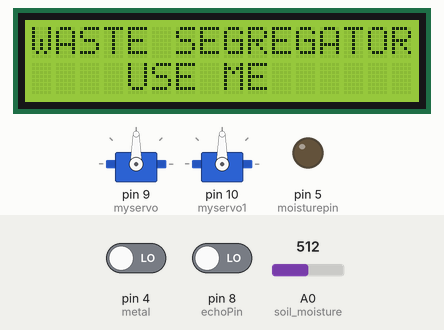
A sketch run on a simulated Arduino Uno, built with avr-gcc and run on an emulated ATmega328P. Shown: 2 × servo, 16×2 character LCD, output pins drawn as LEDs (lit = HIGH). Inputs (shaded band) come from the test bench; at power-on: pin 4 (metal) LOW, pin 8 (echoPin) LOW, A0 (soil_moisture) = 512. Pins used as bus, display or sensor lines are not drawn; what the sketch prints to the serial monitor is not drawn.

Above: at 1.2 s.
1.3 s: pin 4 (metal) driven HIGH
At 2.9 s:
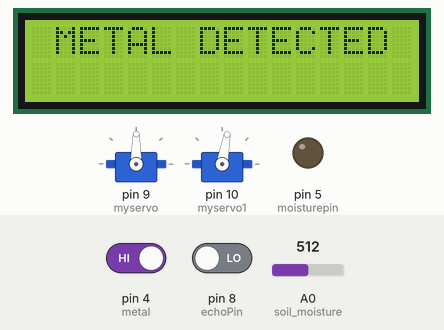
At 5.0 s:
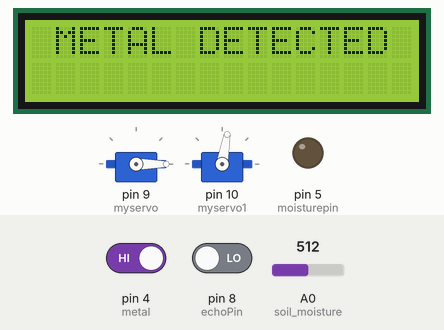
5.2 s: pin 4 (metal) driven LOW
At 21.3 s:
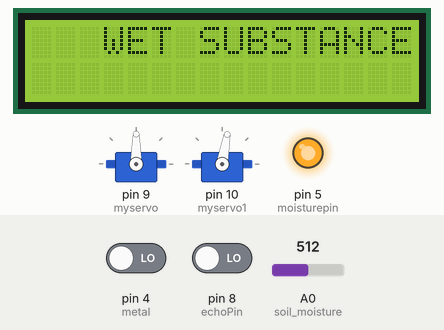
Timing chart, 0 to 24.8 s (numbered marks = the images above; inputs shaded):
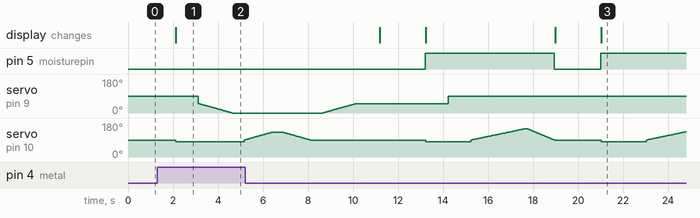

Measured:
- after the input at 1.3 s, pin 5 (moisturepin): stays LOW (without the input it goes to HIGH after 0.82 s); servo on pin 9 (myservo): moves from 90° to 0° over 1.5 s, starting after 1.8 s; the display: changes after 0.83 s (image 1)
- after the input at 5.2 s, pin 5 (moisturepin): LOW → HIGH after 8.0 s, → LOW 5.7 s later, → HIGH 2.1 s later; the display: first differs from a run without the input after 8.0 s (image 3)

The sketch:

waste-segration.ino
```cpp
#include <Wire.h>

#include <LiquidCrystal_I2C.h>

#include <Servo.h>

LiquidCrystal_I2C lcd(0x27, 16, 2);
Servo myservo;
Servo myservo1;

int soil_moisture = A0;
int trigPin = 7;
int echoPin = 8;
int pos = 90;
int pos1 = 0;
int duration, distance;
int buzzer = 2;
int led_pin = 3;
int metal = 4;
int near_distance = 35;
int threshold_moisture = 550;
int moistureValue;
int moisturepin = 5;

void setup() { //setup
  Serial.begin(9600);
  myservo.attach(9);
  myservo1.attach(10);
  lcd.init();
  lcd.backlight();
  pinMode(trigPin, OUTPUT);
  pinMode(echoPin, INPUT);
  pinMode(metal, INPUT);
  pinMode(moisturepin, OUTPUT);

}

void loop() { //run
  lcd.setCursor(0, 0);
  lcd.print("WASTE SEGREGATOR");
  lcd.setCursor(4, 1);
  lcd.print("USE ME");

  digitalWrite(trigPin, LOW);
  delay(2);
  digitalWrite(trigPin, HIGH);
  delay(10);
  digitalWrite(trigPin, LOW);
  duration = pulseIn(echoPin, HIGH);
  distance = duration / 29 / 2;
  Serial.print(distance);
  Serial.print("cm");
  Serial.println();
  delay(1000);
  if (distance <= near_distance) {
    lcd.clear();
    lcd.setCursor(4, 0);
    lcd.print("STARTING");
    if (digitalRead(metal) == HIGH) {
      digitalWrite(moisturepin, LOW);
      lcd.clear();
      lcd.setCursor(1, 0);
      lcd.print("METAL DETECTED");
      myservo1.write(80); //Moist SERVO
      delay(500);
      myservo.write(90);

      delay(500);

      for (pos = 50; pos >= 0; pos--) {
        myservo.write(pos);
        delay(30);
      }
      delay(500);
      for (pos1 = 90; pos1 <= 130; pos1++) {
        myservo1.write(pos1);
        delay(30);
      }
      delay(500);
      for (pos1 = 130; pos1 >= 90; pos1--) {
        myservo1.write(pos1);
        delay(30);
      }
      delay(500);
      for (pos = 0; pos <= 50; pos++) {
        myservo.write(pos);
        delay(30);
      }
      delay(1000);
    } else {
      lcd.clear();
      lcd.setCursor(4, 0);
      lcd.print("PROCESSING");
      digitalWrite(moisturepin, HIGH);
      moistureValue = analogRead(soil_moisture);
      Serial.print("Moisture Value: ");
      Serial.println(moistureValue);
      if (moistureValue < threshold_moisture) {
        lcd.clear();
        lcd.setCursor(3, 0);
        lcd.print("WET SUBSTANCE");
        myservo1.write(80);
        delay(1000);
        myservo.write(90);
        delay(1000);

        for (pos = 90; pos <= 150; pos++) {
          myservo1.write(pos);
          delay(40);
        }
        delay(50);
        for (pos = 150; pos >= 90; pos--) {
          myservo1.write(pos);
          delay(20);
        }

      } else if (moistureValue > threshold_moisture) {
        lcd.clear();
        lcd.setCursor(2, 0);
        lcd.print("DRY SUBSTANCE");
        myservo.write(90);
        delay(1000);
        for (pos = 90; pos >= 30; pos--) {
          myservo1.write(pos);
          delay(40);
        }
        delay(500);
        for (pos = 30; pos <= 90; pos++) {
          myservo1.write(pos);
          delay(20);
        }
        delay(500);
      } else {
        lcd.clear();
        lcd.setCursor(3, 0);
        lcd.print("UNCERTAIN");
        delay(500);
      }
    }
  }
  digitalWrite(moisturepin, LOW);
}
```
